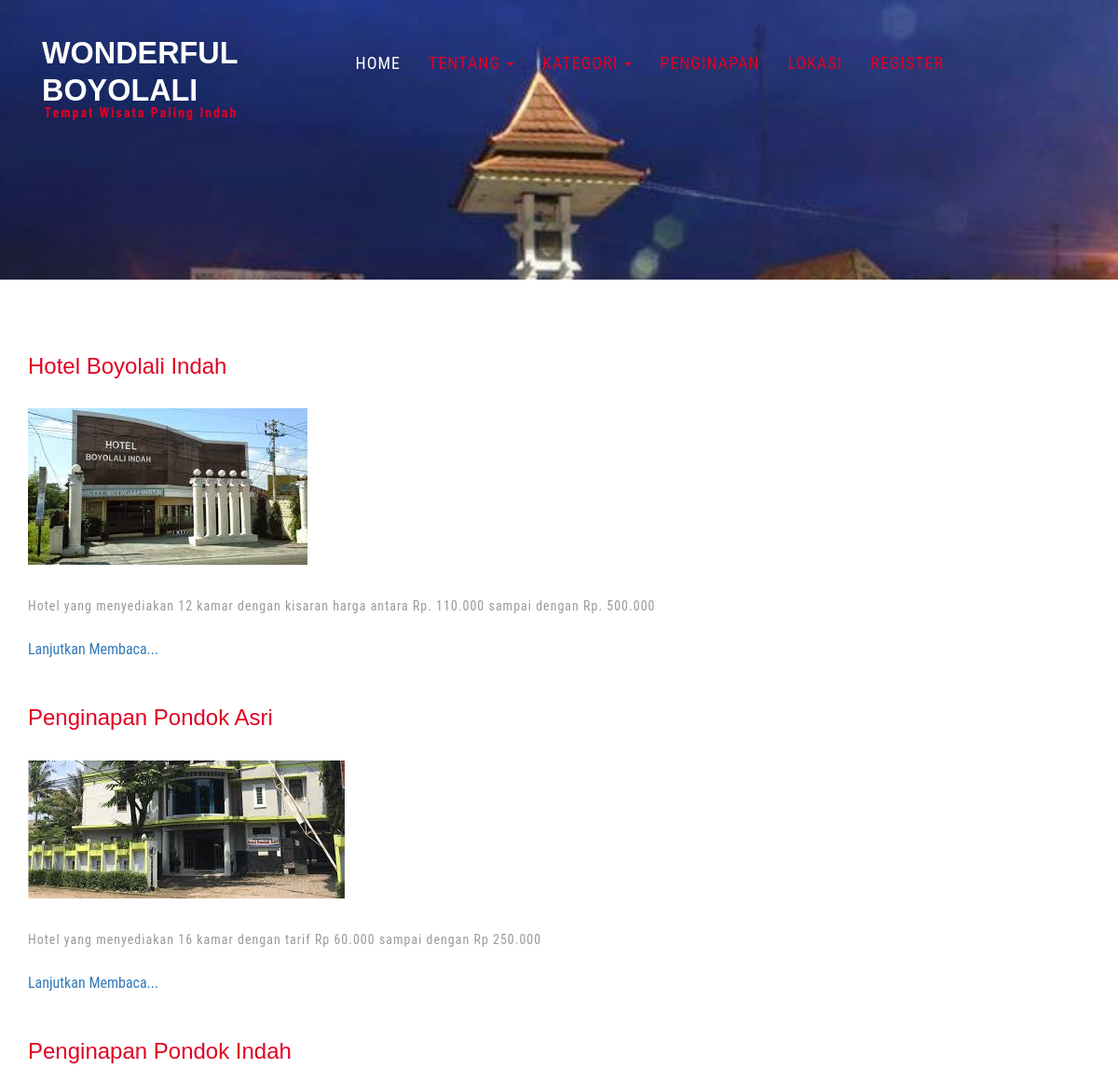
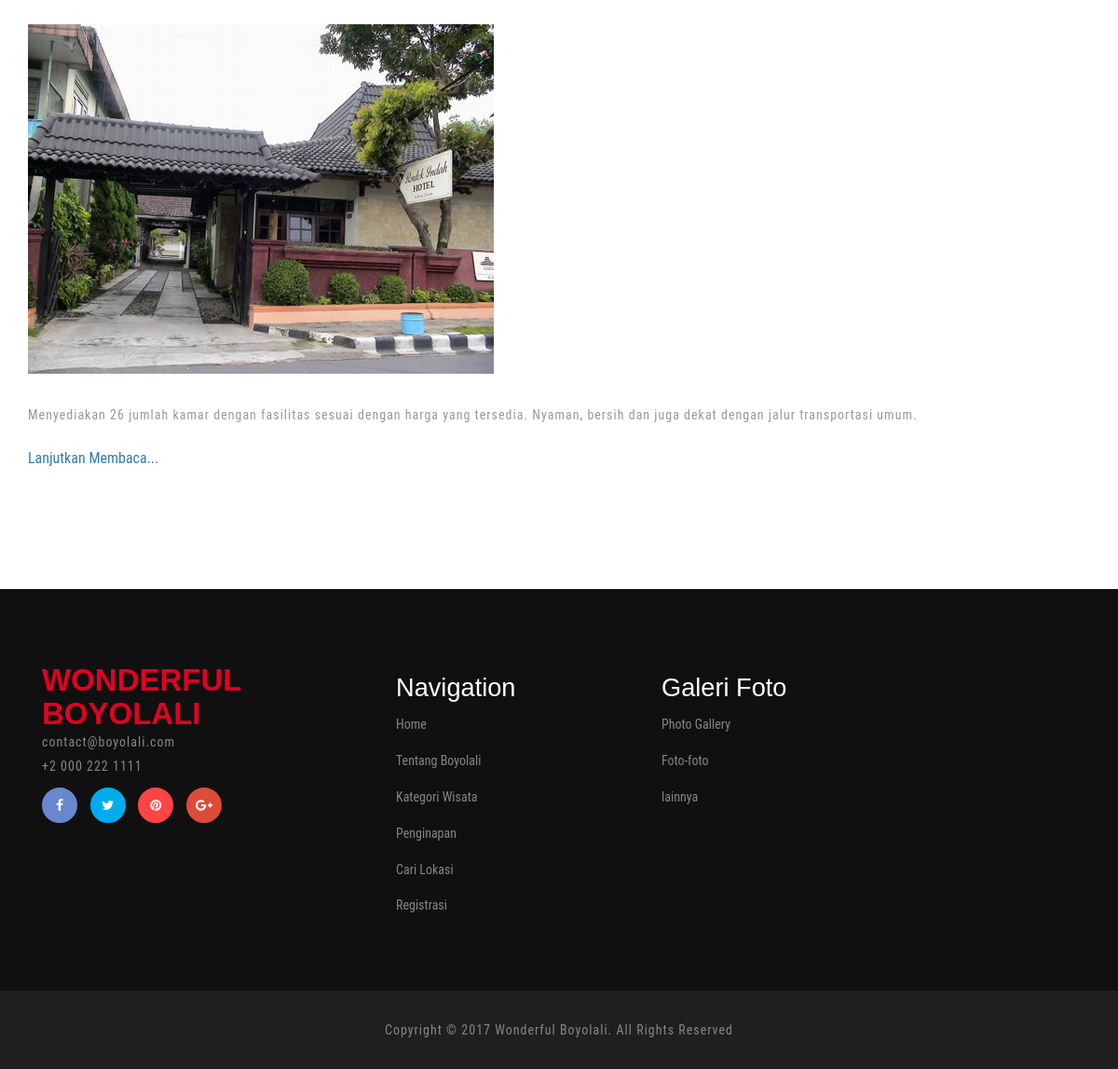
The page /index.php/penginapan on the database its author committed (2 pictures, top to bottom).
### tables this page shows
CREATE TABLE `penginapan` (
  `id_penginapan` int(5) NOT NULL,
  `nama_penginapan` varchar(100) NOT NULL,
  `alamat_penginapan` varchar(150) NOT NULL,
  `daerah_penginapan` varchar(150) NOT NULL,
  `ket_penginapan` text NOT NULL,
  `harga_penginapan` int(10) NOT NULL,
  `long_penginapan` varchar(100) NOT NULL,
  `lat_penginapan` varchar(100) NOT NULL,
  `cp_penginapan` varchar(15) NOT NULL,
  `id_admin` int(5) NOT NULL,
  `id_user` int(5) NOT NULL
);

### application/controllers/Main.php (called while the page is built, shortened)
<?php
class Main extends CI_Controller {
    public function penginapan()
	{
		$this->load->model('m_dashboard');
        $this->load->view('main/header1');
		$data['penginapan'] = $this->m_dashboard->tampil_penginapan()->result();
        $this->load->view('penginapan',$data);
		$this->load->view('main/footer');
	}
}

### index.php (called while the page is built, shortened)
<?php
require_once BASEPATH.'core/CodeIgniter.php';

### application/models/m_dashboard.php (called while the page is built, shortened)
<?php
class m_dashboard extends CI_Model{
    public function tampil_penginapan(){
        return $this->db->get('penginapan');
    }
}
?>

### application/views/penginapan.php (the view, shortened to what this page needs)
<?php
	$CI =& get_instance();
?>
	<div class="single w3l-agileits">
		<div class="container">
			<?php $no=1; foreach($penginapan as $a){ ?>
			<div class="blog-pag page">
				<div class="blog-page-grids">
					<div class="blog-page-grid">
						<h3><?php echo $a->nama_penginapan; ?></h3>
					</div>
					<div class="clearfix"> </div>
				</div>
				<div class="blog-page-grids-bottom">
					<div class="blog-page-grids-bot">
					<?php
						$dapetgambarpenginapan = "";
						$getgambar =$CI->db->query('select gambar from gambar_penginapan where id_penginapan="'.$a->id_penginapan.'"');
						foreach ($getgambar->result() as $row){
						    $dapetgambarpenginapan = $row->gambar;
						}
					?>
					<?php
					if ($dapetgambarpenginapan=="") {
						?>
							<img src="<?php echo base_url()?>assets/images/tanya.png" alt=" " class="img-responsive" />
						<?php
					}else{
						?>
							<img src="<?php echo base_url()?>upload-foto/<?php echo $dapetgambarpenginapan; ?>" alt=" " class="img-responsive" />
						<?php
					}
					?>
					</div>
					<div class="blog-page-grids-bot1" style="text-align: justify;">
						<p><?php echo $a->ket_penginapan; ?></p></br>
				<a href="<?php echo base_url()?>index.php/detailpenginapan/<?php echo $a->id_penginapan; ?>">Lanjutkan Membaca...</a>
					</div>
				</div>
			</div>
			<?php $no++;
			} ?>
		</div>
	</div>

### assets/css/style.css (style rules this page uses)
html, body { font-size: 100%; background: #fff; font-family: 'Roboto Condensed', sans-serif; }
h1,h2,h3,h4,h5,h6 { margin:0; font-family: 'Montserrat', sans-serif; }
p { margin:0; letter-spacing:1px; }
.banner-bottom,.testimonials,.banner-bottom-video,.about,.history,.typo,.gallery,.contact,.single { padding:5em 0; }
.blog-page-grid h3,.in h3,.com h3 { margin: 0; color: #e10123; font-size: 1.5em; text-transform: capitalize; }
.blog-page-grid { float: left; }
.blog-page-grids { margin: 0 0 2em; }
.blog-page-grids-bot1 { margin: 2em 0 3em; }
.blog-page-grids-bot1 p { margin:0; font-size:14px; color:#999; line-height:1.8em; }

### rows shown on the page
penginapan: nama_penginapan "Hotel Boyolali Indah", shows a picture, ket_penginapan "Hotel yang menyediakan 12 kamar dengan kisaran harga antara Rp. 110.000 sampai dengan Rp. 500.000"
penginapan: nama_penginapan "Penginapan Pondok Asri", shows a picture, ket_penginapan "Hotel yang menyediakan 16 kamar dengan tarif Rp 60.000 sampai dengan Rp 250.000"
penginapan: nama_penginapan "Penginapan Pondok Indah", shows a picture, ket_penginapan "Menyediakan 26 jumlah kamar dengan fasilitas sesuai dengan harga yang tersedia. Nyaman, bersih dan juga dekat dengan jalur transportasi umum."
